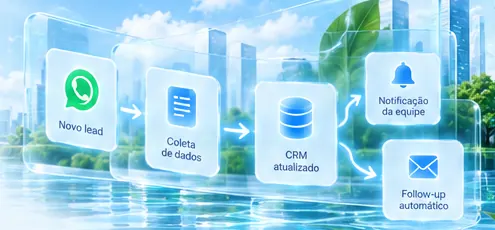
#> input picture src/assets/automacao/hero-flow-scene.webp, 495 x 230 px
$ python en_projeto3.py ../../src/assets/automacao/hero-flow-scene.webp ../../src/assets/automacao/hero-flow-scene.webp
#> lines starting #> are read from the running program, lines starting #| are printed output that depends on the picture
### scripts/translate-images/relabel.py
"""Generic relabel pass: erase baked-in Portuguese labels and re-set them in English.

Each label is described by a dict:
    box     (x0, y0, x1, y1) around ONE line of text in the master
    mode    'dark' (text darker than its background) or 'light'
    pt      the original string — used to fit the font size to the measured width
    en      the replacement string ('' = erase only)
    w       'R' | 'M' | 'SB' | 'B'  weight
  optional:
    size    force a font size (else fitted from `pt`)
    angle   force the tilt in degrees (else measured; short words get the group's)
    limit   right edge the English may reach before being condensed
    dx, dy  nudge the measured left x / baseline
    align   'center' keeps the English centred where the original was (badges, captions)
    color   force the ink colour
    group   labels sharing a size/angle (the member with the widest line sets it)
    thresh  mask threshold for erasing (default 16)

A 'glyph' swap replaces one character inside a word without touching its neighbours
(e.g. the thousands/decimal separator of a number). `box` is the exact rectangle of the
old glyph — it is filled flat with the surrounding background, no detection — and the new
glyph is centred on `x` at baseline `base`:
    {'glyph': ',', 'box': (...), 'x': cx, 'base': y, 'size': s, 'w': 'B', 'color': (...)}
"""
import cv2
import numpy as np
from PIL import Image, ImageFont

from tx import draw_text, erase, measure, text_mask

FONTS = {
    'R': '/usr/share/fonts/noto/NotoSans-Regular.ttf',
    'M': '/usr/share/fonts/noto/NotoSans-Medium.ttf',
    'SB': '/usr/share/fonts/noto/NotoSans-SemiBold.ttf',
    'B': '/usr/share/fonts/noto/NotoSans-Bold.ttf',
}
# SemiBold isn't installed everywhere; fall back to Bold.
try:
    ImageFont.truetype(FONTS['SB'], 10)
except OSError:
    FONTS['SB'] = FONTS['B']


# [22 lines left out: functions fit, cap_fit, not called in this run]


def relabel(src, out, items, verbose=True, sizing='width', protect=()):
    """sizing='width': fit Noto to the original's width (art set in a Noto-like face).
    sizing='cap': match cap height and squeeze to the original's width (narrower faces).
    protect: rectangles restored from the master after erasing — text that must survive
    but sits too close to an erased line (tilted cards)."""
#> called with verbose = True, sizing = 'cap'
    rgba = Image.open(src).convert('RGBA')
    img = np.array(rgba.convert('RGB'))
#> img is the input picture: shape (230, 495, 3); mean R, G, B 157.4, 210.7, 229.1

    # 1. measure everything on the untouched master
    meas = {}
    for i, it in enumerate(items):
        if 'glyph' in it:
            continue
        meas[i] = measure(img, it['box'], it['mode'])
#> this loop made 3 passes
#> pass 1, in text_mask, `roi = img[y0:y1, x0:x1]`:
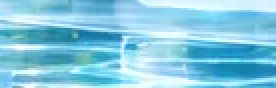
#> roi: shape (44, 138, 3) (shown 2 times larger); mean R, G, B 131.8, 201.4, 225.6
#> pass 1, in text_mask, `g = cv2.cvtColor(roi, cv2.COLOR_RGB2GRAY).astype(np.int16)`:
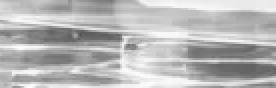
#> g: shape (44, 138) int16 (shown 2 times larger); min 84, max 253, mean 183.4
#> pass 1, in text_mask, `bg = cv2.medianBlur(cv2.cvtColor(roi, cv2.COLOR_RGB2GRAY), bg_k).astyp..`:
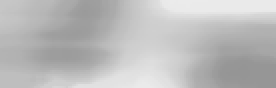
#> bg: shape (44, 138) int16 (shown 2 times larger); min 149, max 235, mean 188
#> pass 1, in text_mask, `diff = g - bg if mode == 'light' else bg - g`:
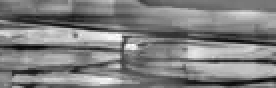
#> diff: shape (44, 138) int16 (shown 2 times larger); min -81, max 90, mean 4.6; drawn with min black and max white
#> after the loop, meas = 2 items

    # group sizes / angles come from the member with the widest measured line
    master = img.copy()  # sizing always reads the untouched art, even after erasing

    # [6 lines left out: function size_of, not called in this run]

    groups = {}
    for i, it in enumerate(items):
        if i in meas and it.get('group'):
            m = meas[i]
            size, sq = size_of(i)
            g = groups.setdefault(it['group'], {'width': -1})
            if m['right'] - m['x'] > g['width']:
                g.update(width=m['right'] - m['x'], size=size, sq=sq, angle=m['angle'])

    # 2. erase
    for it in items:
        x0, y0, x1, y1 = it['box']
        if 'glyph' in it:
            # flat fill with the median of the light pixels around the glyph
            ring = img[y0 - 6:y1 + 6, x0 - 6:x1 + 6].reshape(-1, 3)
            light = ring[ring.sum(1) >= np.percentile(ring.sum(1), 60)]
            img[y0:y1, x0:x1] = np.median(light, 0).astype(np.uint8)
            continue
        bb = (x0 - 3, y0 - 4, x1 + 3, y1 + 4)
        img = erase(img, text_mask(img, bb, it['mode'], it.get('thresh', 16), bg_k=25, dil=3), 5)

    for x0, y0, x1, y1 in protect:
        img[y0:y1, x0:x1] = master[y0:y1, x0:x1]

    pil = Image.fromarray(img).convert('RGBA')

    # 3. draw
    for i, it in enumerate(items):
        if 'glyph' in it:
            f = FONTS[it['w']]
            draw_text(pil, it['glyph'], it['x'], it['base'], it['size'], f, it['color'], it.get('angle', 0), anchor='ms')
            continue
        if not it['en']:
            continue
        m = meas[i]
        font = FONTS[it['w']]
        g = groups.get(it.get('group'))
        if g:
            size, sq = g['size'], g['sq']
        else:
            size, sq = size_of(i)
        size = it.get('size', size)
        angle = it.get('angle', g['angle'] if g else m['angle'])
        width = ImageFont.truetype(font, size).getlength(it['en']) * sq
        x, base = int(m['x']) + it.get('dx', 0), m['base'] + it.get('dy', 0)
        if it.get('align') == 'center':
            x = round((m['x'] + m['right']) / 2 - width / 2) + it.get('dx', 0)
        sx = sq
        if 'limit' in it and x + width > it['limit']:
            sx = max(0.72, sq * (it['limit'] - x) / width)
        color = it.get('color', m['color'] + (255,))
        draw_text(pil, it['en'], x, base, round(size * 4) / 4, font, color, angle, sx=sx)
        if verbose:
            print(f"  {it['pt']!r:32} -> {it['en']!r:32} size {size:5.1f} angle {angle:5.2f} sx {sx:.2f}")

    pil.putalpha(rgba.split()[3])
    pil.save(out)

### scripts/translate-images/tx.py
import cv2, numpy as np
from PIL import Image, ImageDraw, ImageFont, ImageFilter

def text_mask(img, box, mode, thresh=40, bg_k=31, dil=2):
    x0,y0,x1,y1 = box
    roi = img[y0:y1, x0:x1]
#> (the run stopped early here; a loop or call above may not have finished)
